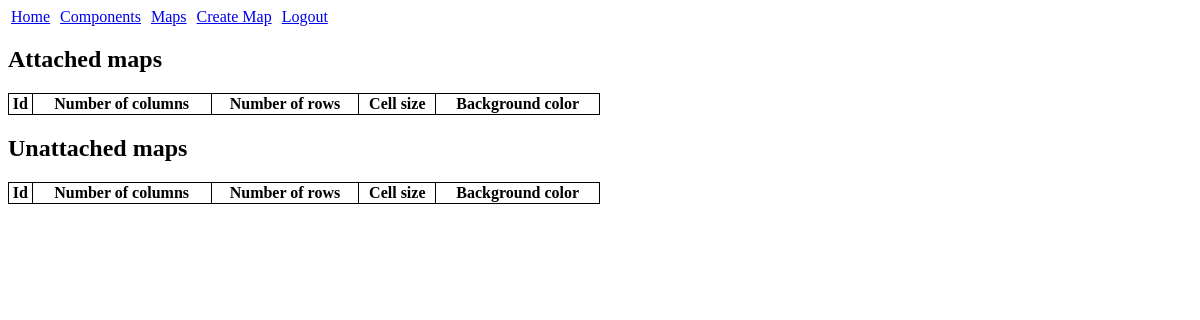
The page /racemap/maps (signed in) on the database as committed earlier.
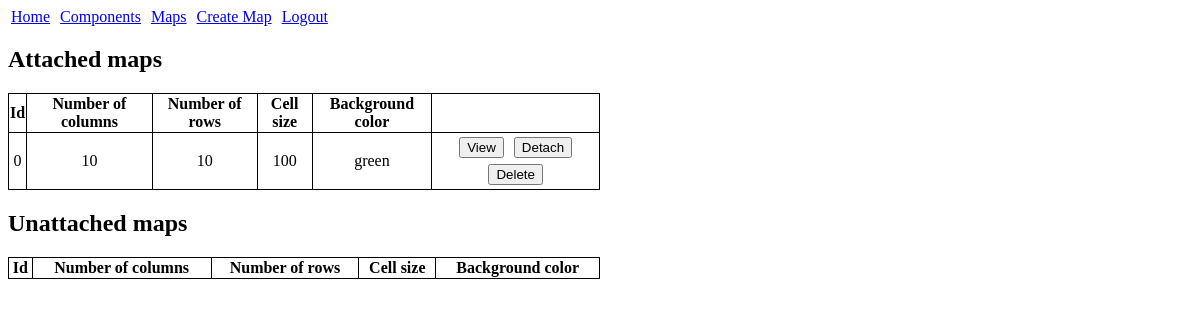
The same page on the database as committed later.
### RaceMapApp/models.py (models this page shows)
class Map(models.Model):
    id = models.IntegerField(primary_key=True)
    num_cols = models.IntegerField()
    num_rows = models.IntegerField()
    cellsize = models.IntegerField()
    bg_color = models.CharField(max_length=20)
    users = models.ManyToManyField(User, related_name="maps")

### RaceMapApp/views.py (the view, shortened to what this page needs)
# urls.py: path("maps", views.maps),
@login_required
def maps(request):
    attached_maps = list(User.objects.get(username=request.user).maps.all())
    unattached_maps = list(Map.objects.exclude(users__username=request.user))
    return render(request, "maps.html", {"attached_maps": attached_maps, "unattached_maps": unattached_maps})

### RaceMapApp/templates/maps.html (shortened to what this page needs)
{% extends "base.html" %}
{% block body %}
    <h2>Attached maps</h2>
    <table>
        <thead>
            <tr>
                <th>Id</th>
                <th>Number of columns</th>
                <th>Number of rows</th>
                <th>Cell size</th>
                <th>Background color</th>
            </tr>
        </thead>
        <tbody>
            {% for map in attached_maps %}
                <tr>
                    <td>{{ map.id }}</td>
                    <td>{{ map.num_cols }}</td>
                    <td>{{ map.num_rows }}</td>
                    <td>{{ map.cellsize }}</td>
                    <td>{{ map.bg_color }}</td>
                    <td>
                        <form method="post">
                            <input type="submit" name="submit" value="View">
                            <input type="submit" name="submit" value="Detach">
                            <input type="submit" name="submit" value="Delete">
                        </form>
                    </td>
                </tr>
            {% endfor %}
        </tbody>
    </table>
    <h2>Unattached maps</h2>
    <table>
        <thead>
            <tr>
                <th>Id</th>
                <th>Number of columns</th>
                <th>Number of rows</th>
                <th>Cell size</th>
                <th>Background color</th>
            </tr>
        </thead>
    </table>
{% endblock %}

### RaceMapApp/templates/base.html (shortened to what this page needs)
<html>
    <head>
    </head>
    <body>
        <div>
            <a class="url" href="/">Home</a>
            {% if request.user.is_authenticated %}
                <a class="url" href="/racemap/components">Components</a>
                <a class="url" href="/racemap/maps">Maps</a>
                <a class="url" href="/racemap/create_map">Create Map</a>
                <a class="url" href="/accounts/logout">Logout</a>
            {% else %}
                <a class="url" href="/accounts/login">Login</a>
                <a class="url" href="/accounts/register">Register</a>
            {% endif %}
        </div>
        {% block body %}
        {% endblock %}
    </body>
</html>

### RaceMapApp/templates/base.html (style rules this page uses)
.url { padding: 3px; }

### RaceMapApp/templates/maps.html (style rules this page uses)
table { width: 50%; }
table, thead, tbody, td, th { border: 1px solid black; border-collapse: collapse; }
th, td { text-align: center; }
input { margin: 3px; }
form { margin-bottom: 0px; }

Rows that differ between the two databases and show on the page:
added Map: id "0", num_cols "10", num_rows "10", cellsize "100", bg_color "green"
